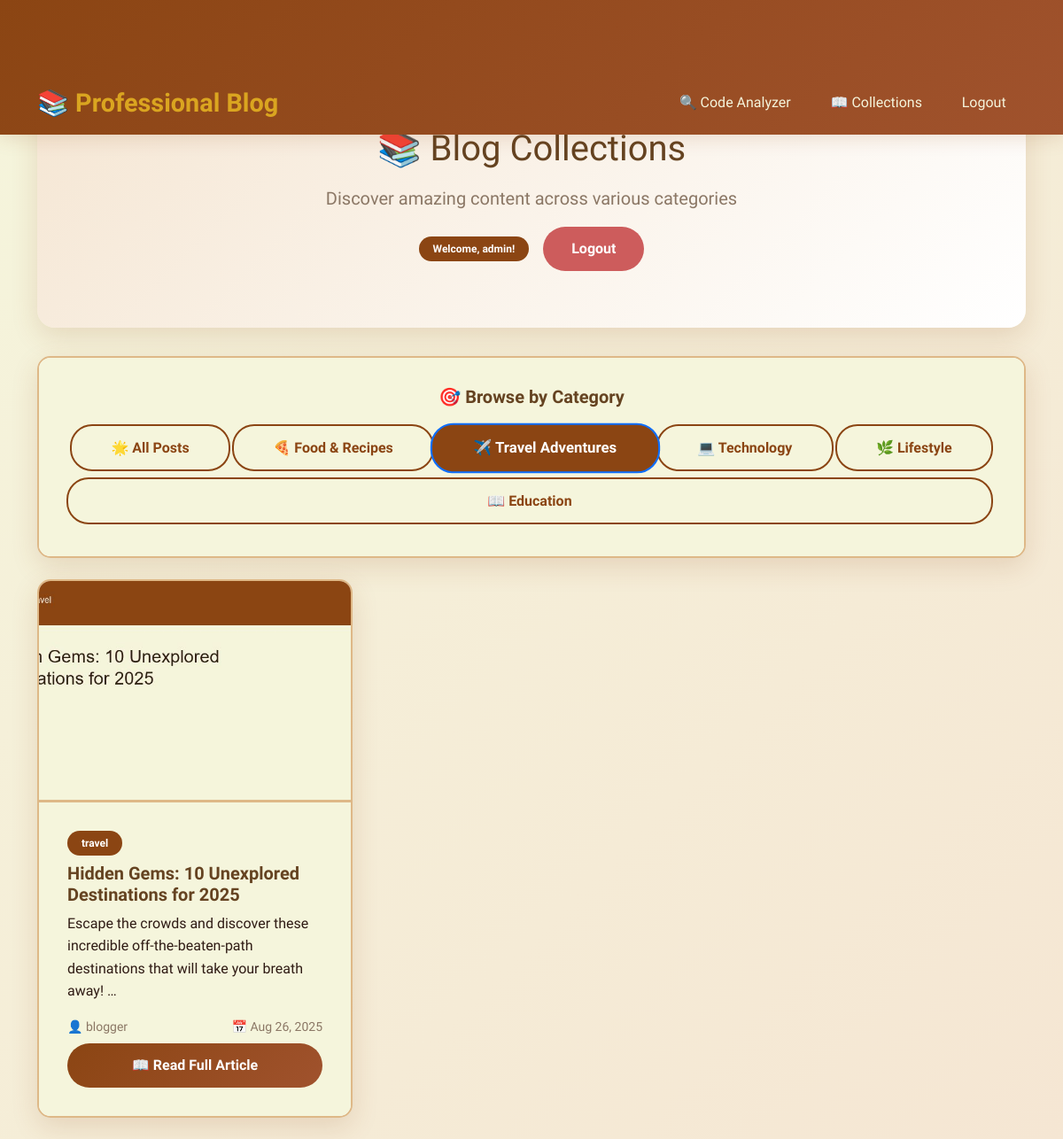
The page /collections/?category=travel (signed in) on the database its author committed.
### blogapp/models.py (models this page shows, shortened)
class Blog(models.Model):
    CATEGORY_CHOICES = [
        ('Technology', 'Technology'),
        ('Programming', 'Programming'),
        ('Tutorial', 'Tutorial'),
        ('Review', 'Review'),
        ('News', 'News'),
        ('Other', 'Other'),
    ]
    title = models.CharField(max_length=200)
    content = models.TextField()
    author = models.ForeignKey(User, on_delete=models.CASCADE)
    category = models.CharField(max_length=50, choices=CATEGORY_CHOICES, default='Other')
    created_at = models.DateTimeField(auto_now_add=True)
    updated_at = models.DateTimeField(auto_now=True)
    image = models.ImageField(upload_to='blog_images/', blank=True, null=True)

### blogapp/views.py (the view)
# urls.py: path('collections/', views.collections, name='collections'),  # Collections page
@login_required
def collections(request):
    category = request.GET.get('category', 'all')
    category_mapping = {
        'food': 'food',
        'travel': 'travel',
        'tech': 'Technology',
        'lifestyle': 'lifestyle',
        'education': 'education'
    }
    if category and category != 'all':
        actual_category = category_mapping.get(category, category)
        blogs = Blog.objects.filter(category__icontains=actual_category).order_by('-created_at')
    else:
        blogs = Blog.objects.all().order_by('-created_at')
    for blog in blogs:
        if not blog.image:
            from .utils import generate_blog_image
            generated_image = generate_blog_image(blog.title, blog.category, blog.author.username)
            if generated_image:
                blog.image = generated_image
                blog.save()
    return render(request, 'blog/collections.html', {'blogs': blogs})

### blogapp/templates/blog/collections.html (shortened to what this page needs)
{% extends 'layouts/main.html' %}
{% block content %}
<div class="container">
    <div class="hero-section">
        <h1 style="color: var(--dark-brown); margin-bottom: 1rem;">📚 Blog Collections</h1>
        <p class="lead">Discover amazing content across various categories</p>
        <div class="d-flex justify-content-center align-items-center gap-3 mt-3">
            <span class="badge bg-primary">Welcome, {{ user.username }}!</span>
            <a href="{% url 'logout' %}" class="btn btn-danger">Logout</a>
        </div>
    </div>
    <div class="row mb-4">
        <div class="col-12">
            <div class="card">
                <div class="card-body text-center">
                    <h5 class="card-title mb-3" style="color: var(--dark-brown);">🎯 Browse by Category</h5>
                    <div class="btn-group flex-wrap" role="group" aria-label="Category Filter">
                        <a href="?category=all" class="btn btn-outline-primary {% if not request.GET.category or request.GET.category == 'all' %}active{% endif %}">
                            🌟 All Posts
                        </a>
                        <a href="?category=food" class="btn btn-outline-primary {% if request.GET.category == 'food' %}active{% endif %}">
                            🍕 Food & Recipes
                        </a>
                        <a href="?category=travel" class="btn btn-outline-primary {% if request.GET.category == 'travel' %}active{% endif %}">
                            ✈️ Travel Adventures
                        </a>
                        <a href="?category=tech" class="btn btn-outline-primary {% if request.GET.category == 'tech' %}active{% endif %}">
                            💻 Technology
                        </a>
                        <a href="?category=lifestyle" class="btn btn-outline-primary {% if request.GET.category == 'lifestyle' %}active{% endif %}">
                            🌿 Lifestyle
                        </a>
                        <a href="?category=education" class="btn btn-outline-primary {% if request.GET.category == 'education' %}active{% endif %}">
                            📖 Education
                        </a>
                    </div>
                </div>
            </div>
        </div>
    </div>
    <div class="row">
        {% for blog in blogs %}
            <div class="col-lg-4 col-md-6 mb-4">
                <div class="card h-100">
                    {% if blog.image %}
                        <img src="{{ blog.image.url }}" class="card-img-top" alt="{{ blog.title }}">
                    {% else %}
                        <div class="card-img-top d-flex align-items-center justify-content-center" style="height: 250px; background: linear-gradient(45deg, var(--light-brown), var(--cream)); color: var(--dark-brown); font-size: 1.5rem;">
                            📝 {{ blog.category|default:"Blog" }}
                        </div>
                    {% endif %}
                    <div class="card-body d-flex flex-column">
                        <div class="mb-2">
                            <span class="badge bg-primary">{{ blog.get_category_display|default:blog.category }}</span>
                        </div>
                        <h5 class="card-title">{{ blog.title }}</h5>
                        <p class="card-text flex-grow-1">{{ blog.content|truncatewords:15 }}</p>
                        <div class="mt-auto">
                            <div class="d-flex justify-content-between align-items-center mb-2">
                                <small class="text-muted">
                                    👤 {{ blog.author.username }}
                                </small>
                                <small class="text-muted">
                                    📅 {{ blog.created_at|date:"M d, Y" }}
                                </small>
                            </div>
                            <a href="{% url 'blog_detail' blog.id %}" class="btn btn-primary w-100">
                                📖 Read Full Article
                            </a>
                        </div>
                    </div>
                </div>
            </div>
        {% endfor %}
    </div>
</div>
{% endblock content %}

### static/css/styles.css (style rules this page uses)
:root { --primary-brown: #8B4513; --secondary-brown: #A0522D; --light-brown: #DEB887; --dark-brown: #654321; --cream: #F5F5DC; --beige: #F5E6D3; --accent-gold: #DAA520; --text-dark: #2F1B14; --text-light: #8B7765; --shadow: rgba(139, 69, 19, 0.15); }
* { margin: 0; padding: 0; box-sizing: border-box; }
body { font-family: 'Georgia', 'Times New Roman', serif; background: linear-gradient(135deg, var(--cream) 0%, var(--beige) 100%); color: var(--text-dark); line-height: 1.6; min-height: 100vh; }
.container { margin-top: 80px; }
.card { background: white; border: 2px solid var(--light-brown); border-radius: 15px; box-shadow: 0 10px 30px var(--shadow); transition: all 0.3s ease; overflow: hidden; }
.card-body { background: var(--cream); padding: 2rem; }
.card-img-top { height: 250px; object-fit: cover; border-bottom: 3px solid var(--light-brown); }
.btn { border-radius: 25px; font-weight: 600; padding: 0.8rem 2rem; transition: all 0.3s ease; border: none; }
.btn-primary { background: linear-gradient(135deg, var(--primary-brown) 0%, var(--secondary-brown) 100%); color: white; }
.btn-outline-primary { border: 2px solid var(--primary-brown); color: var(--primary-brown); background: transparent; }
.btn-outline-primary:hover, .btn-outline-primary.active { background: var(--primary-brown); color: white; transform: scale(1.05); }
.btn-danger { background: #CD5C5C; color: white; }
.btn-group .btn { margin: 0.2rem; border-radius: 25px !important; }
.badge { border-radius: 15px; padding: 0.5rem 1rem; font-weight: 600; }
.bg-primary { background: var(--primary-brown) !important; }
.lead { color: var(--text-light); }
.text-muted { color: var(--text-light) !important; }
.hero-section { text-align: center; padding: 4rem 0; background: linear-gradient(135deg, var(--beige) 0%, white 100%); border-radius: 20px; margin-bottom: 2rem; box-shadow: 0 10px 30px var(--shadow); }
.card { animation: fadeInUp 0.6s ease-out; }
.card-title { color: var(--dark-brown); font-weight: bold; }
.card-text { color: var(--text-dark); }

### rows shown on the page
Blog: image (picture), category "travel", title "Hidden Gems: 10 Unexplored Destinations for 2025", content "Escape the crowds and discover these incredible off-the-beaten-path destinations that will take your breath away! …", author.username "blogger", created_at "Aug 26, 2025"

### other values the page prints
{{ user.username }} "admin"
